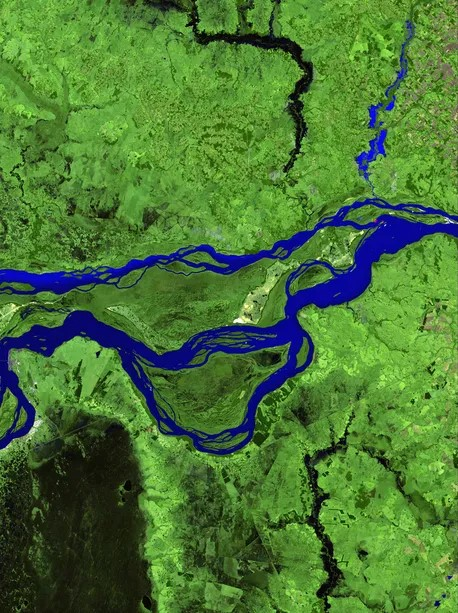
#> input picture one.jpg, 458 x 613 px
$ python pearson2.py
#> lines starting #> are read from the running program, lines starting #| are printed output that depends on the picture; after the words box and inside, x2 and y2 are one past the last pixel; in counts of white or black regions, pixels touching at a corner belong together
import cv2
import numpy as np
from scipy.stats import pearsonr

# Load images
before = cv2.imread('one.jpg')
#> before is the input picture: shape (613, 458, 3); mean B, G, R 53.2, 119.2, 74.8
after = cv2.imread('two.jpg')
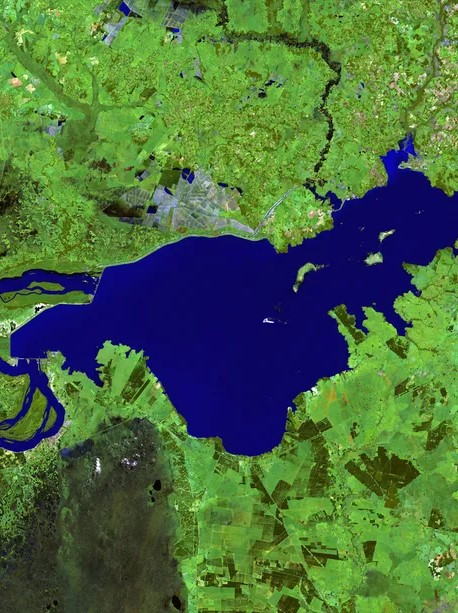
#> input picture two.jpg, 458 x 613 px
#> after is the input picture: shape (613, 458, 3); mean B, G, R 65.5, 107.1, 74.6

# Set window properties to control figure size
cv2.namedWindow('before', cv2.WINDOW_NORMAL)
cv2.resizeWindow('before', 240, 520)

cv2.namedWindow('after', cv2.WINDOW_NORMAL)
cv2.resizeWindow('after', 240, 520)

cv2.namedWindow('mask', cv2.WINDOW_NORMAL)
cv2.resizeWindow('mask', 240, 520)

cv2.namedWindow('filled after', cv2.WINDOW_NORMAL)
cv2.resizeWindow('filled after', 240, 520)

# Convert images to grayscale
before_gray = cv2.cvtColor(before, cv2.COLOR_BGR2GRAY)
after_gray = cv2.cvtColor(after, cv2.COLOR_BGR2GRAY)
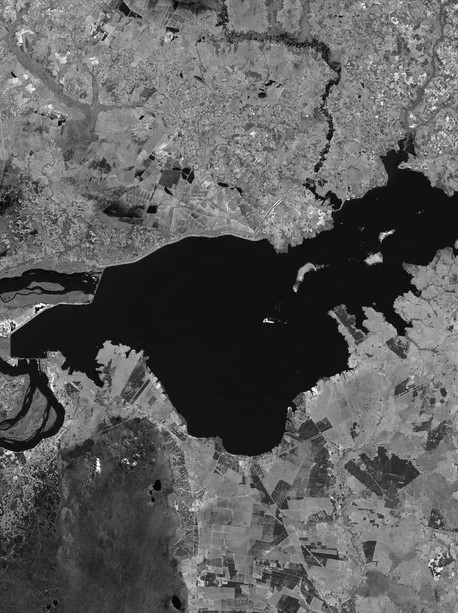
#> after_gray: shape (613, 458); min 0, max 254, mean 92.7

# Compute Pearson correlation coefficient between the two images
correlation_coefficient, _ = pearsonr(before_gray.flatten(), after_gray.flatten())
#> correlation_coefficient = 0.33
print("Pearson Correlation Coefficient: {:.4f}".format(correlation_coefficient))
#| Pearson Correlation Coefficient: 0.3304

# Calculate absolute difference image
diff = cv2.absdiff(before_gray, after_gray)

# Threshold the difference image
_, thresh = cv2.threshold(diff, 30, 255, cv2.THRESH_BINARY)
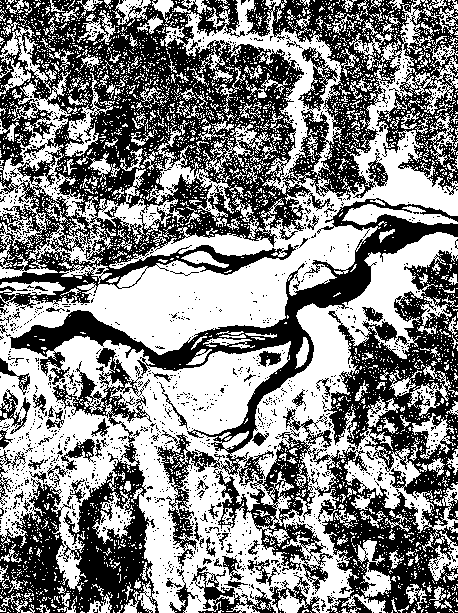
#> thresh: shape (613, 458); 51.9% white; 1568 black regions (1487 under 20 px)

# Find contours
contours, _ = cv2.findContours(thresh, cv2.RETR_EXTERNAL, cv2.CHAIN_APPROX_SIMPLE)
#> contours = 3418 contours, 3276 with area under 20; largest, box (x1, y1, x2, y2) and area: (0, 0, 458, 613) 125632, (143, 123, 234, 227) 1516, (342, 204, 458, 225) 1107, (0, 26, 51, 96) 1038, (65, 72, 115, 157) 838

mask = np.zeros(before.shape, dtype='uint8')
filled_after = after.copy()

# Draw rectangles and contours on images
for c in contours:
    area = cv2.contourArea(c)
    if area > 40:
        x, y, w, h = cv2.boundingRect(c)
        cv2.rectangle(before, (x, y), (x + w, y + h), (36, 255, 12), 2)
        cv2.rectangle(after, (x, y), (x + w, y + h), (36, 255, 12), 2)
        cv2.drawContours(mask, [c], 0, (255, 255, 255), -1)
        cv2.drawContours(filled_after, [c], 0, (48, 25, 52), -1)
#> this loop made 3418 passes
#> (area, x, y, w, h) on passes 105, 107, 113, 116, 134, 162, 175, 333, 372, 389, 444, 530: (266, 341, 594, 45, 19), (190, 87, 594, 25, 19), (81.5, 57, 593, 20, 20), (82.5, 1, 593, 34, 20), (118.5, 123, 590, 16, 23), (125.5, 429, 586, 23, 23), (164, 406, 584, 21, 26), (82.5, 389, 550, 15, 19), (57.5, 0, 544, 22, 19), (763.5, 357, 540, 34, 57), (514.5, 428, 531, 30, 50), (55.5, 385, 514, 26, 18)
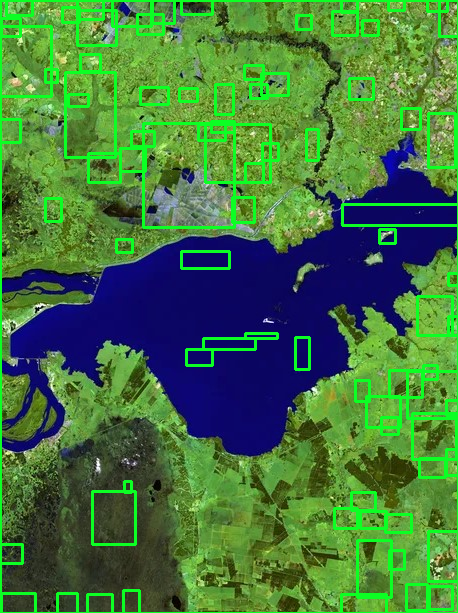
#> after: shape (613, 458, 3); 8.59% of pixels changed, all inside (x1, y1, x2, y2) = (0, 0, 458, 613)
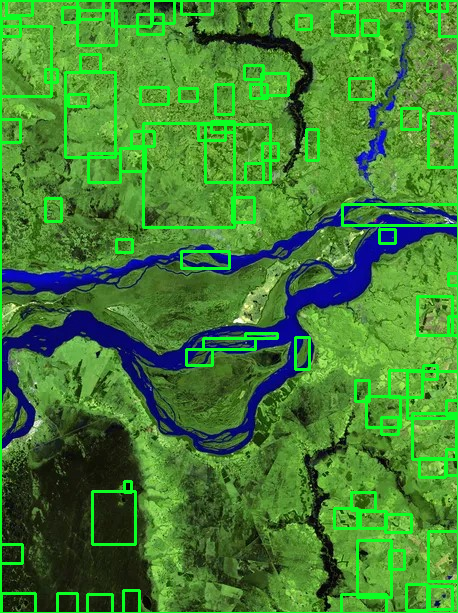
#> before: shape (613, 458, 3); 8.59% of pixels changed, all inside (x1, y1, x2, y2) = (0, 0, 458, 613)
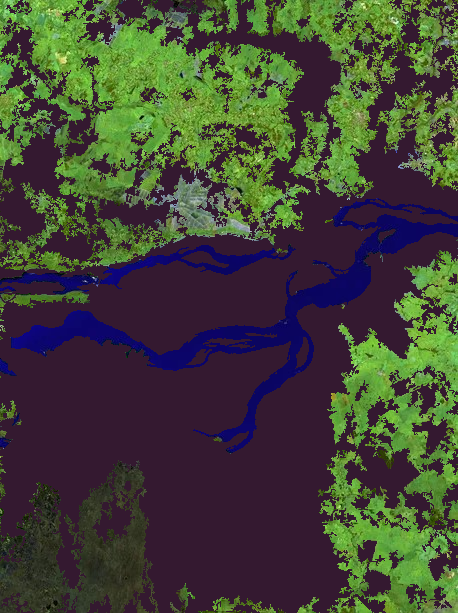
#> filled_after: shape (613, 458, 3); mean B, G, R 54.5, 67.7, 65.8
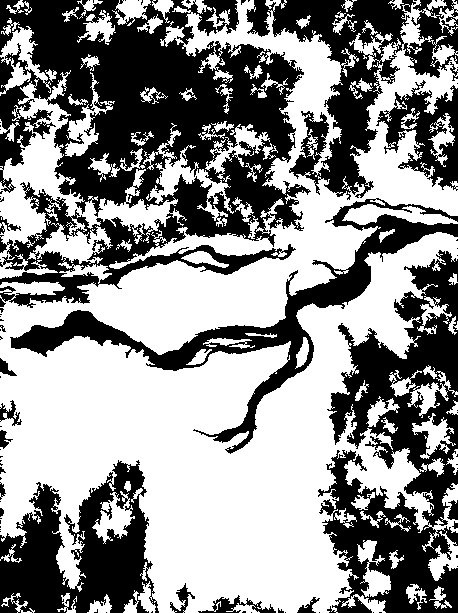
#> mask: shape (613, 458, 3); 56.3% white; 83 black regions (64 under 20 px), largest, box (x1, y1, x2, y2) and area: (0, 0, 311, 308) 50890, (318, 250, 458, 613) 25245, (246, 0, 458, 200) 14122

cv2.imshow('before', before)
cv2.imshow('after', after)
cv2.imshow('mask', mask)
cv2.imshow('filled after', filled_after)
cv2.waitKey()
